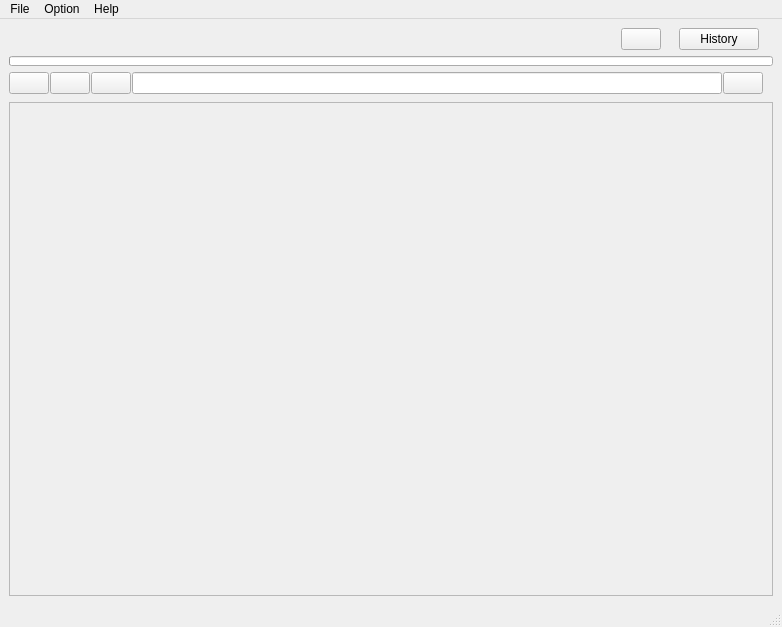
<?xml version="1.0" encoding="UTF-8"?>
<ui version="4.0">
 <class>myWebEngine</class>
 <widget class="QMainWindow" name="myWebEngine">
  <property name="geometry">
   <rect>
    <x>0</x>
    <y>0</y>
    <width>782</width>
    <height>627</height>
   </rect>
  </property>
  <property name="sizePolicy">
   <sizepolicy hsizetype="Preferred" vsizetype="Ignored">
    <horstretch>0</horstretch>
    <verstretch>0</verstretch>
   </sizepolicy>
  </property>
  <property name="windowTitle">
   <string>myWebEngine</string>
  </property>
  <widget class="QWidget" name="centralwidget">
   <layout class="QVBoxLayout" name="verticalLayout">
    <item>
     <layout class="QHBoxLayout" name="horizontalLayout_2" stretch="0,0">
      <property name="leftMargin">
       <number>600</number>
      </property>
      <item>
       <widget class="QPushButton" name="print">
        <property name="sizePolicy">
         <sizepolicy hsizetype="Maximum" vsizetype="Fixed">
          <horstretch>0</horstretch>
          <verstretch>0</verstretch>
         </sizepolicy>
        </property>
        <property name="styleSheet">
         <string notr="true">image: url(:/images/printer_icon.png);</string>
        </property>
        <property name="text">
         <string/>
        </property>
       </widget>
      </item>
      <item>
       <widget class="QPushButton" name="history">
        <property name="sizePolicy">
         <sizepolicy hsizetype="Maximum" vsizetype="Fixed">
          <horstretch>0</horstretch>
          <verstretch>0</verstretch>
         </sizepolicy>
        </property>
        <property name="text">
         <string>History</string>
        </property>
       </widget>
      </item>
     </layout>
    </item>
    <item>
     <widget class="QProgressBar" name="viewwebLoading">
      <property name="sizePolicy">
       <sizepolicy hsizetype="Expanding" vsizetype="Fixed">
        <horstretch>0</horstretch>
        <verstretch>0</verstretch>
       </sizepolicy>
      </property>
      <property name="font">
       <font>
        <pointsize>1</pointsize>
       </font>
      </property>
      <property name="value">
       <number>0</number>
      </property>
      <property name="format">
       <string/>
      </property>
     </widget>
    </item>
    <item>
     <layout class="QHBoxLayout" name="horizontalLayout">
      <property name="spacing">
       <number>1</number>
      </property>
      <property name="leftMargin">
       <number>0</number>
      </property>
      <property name="topMargin">
       <number>0</number>
      </property>
      <property name="rightMargin">
       <number>10</number>
      </property>
      <property name="bottomMargin">
       <number>2</number>
      </property>
      <item>
       <widget class="QPushButton" name="back_button">
        <property name="styleSheet">
         <string notr="true">image: url(:/images/back.png);</string>
        </property>
        <property name="text">
         <string/>
        </property>
       </widget>
      </item>
      <item>
       <widget class="QPushButton" name="nextbutton">
        <property name="styleSheet">
         <string notr="true">image: url(:/images/next.png);</string>
        </property>
        <property name="text">
         <string/>
        </property>
       </widget>
      </item>
      <item>
       <widget class="QPushButton" name="refresbutton">
        <property name="styleSheet">
         <string notr="true">image: url(:/images/refresh.png);</string>
        </property>
        <property name="text">
         <string/>
        </property>
       </widget>
      </item>
      <item>
       <widget class="QLineEdit" name="lineEdit"/>
      </item>
      <item>
       <widget class="QPushButton" name="searchbutton">
        <property name="styleSheet">
         <string notr="true">image: url(:/images/search.png);</string>
        </property>
        <property name="text">
         <string/>
        </property>
       </widget>
      </item>
     </layout>
    </item>
    <item>
     <widget class="QFrame" name="webviewFrame">
      <property name="frameShape">
       <enum>QFrame::StyledPanel</enum>
      </property>
      <property name="frameShadow">
       <enum>QFrame::Raised</enum>
      </property>
     </widget>
    </item>
   </layout>
  </widget>
  <widget class="QMenuBar" name="menubar">
   <property name="geometry">
    <rect>
     <x>0</x>
     <y>0</y>
     <width>782</width>
     <height>26</height>
    </rect>
   </property>
   <widget class="QMenu" name="menuFile">
    <property name="title">
     <string>File</string>
    </property>
    <addaction name="actionSearch"/>
    <addaction name="separator"/>
   </widget>
   <widget class="QMenu" name="menuOption">
    <property name="title">
     <string>Option</string>
    </property>
    <addaction name="actionBack"/>
    <addaction name="actionForward"/>
   </widget>
   <widget class="QMenu" name="menuHelp">
    <property name="title">
     <string>Help</string>
    </property>
    <addaction name="actionVersion"/>
   </widget>
   <addaction name="menuFile"/>
   <addaction name="menuOption"/>
   <addaction name="menuHelp"/>
  </widget>
  <widget class="QStatusBar" name="statusbar"/>
  <action name="actionSearch">
   <property name="text">
    <string>Search</string>
   </property>
  </action>
  <action name="actionBack">
   <property name="text">
    <string>Back</string>
   </property>
  </action>
  <action name="actionForward">
   <property name="text">
    <string>Forward</string>
   </property>
  </action>
  <action name="actionVersion">
   <property name="text">
    <string>Version</string>
   </property>
  </action>
 </widget>
 <resources/>
 <connections/>
</ui>
